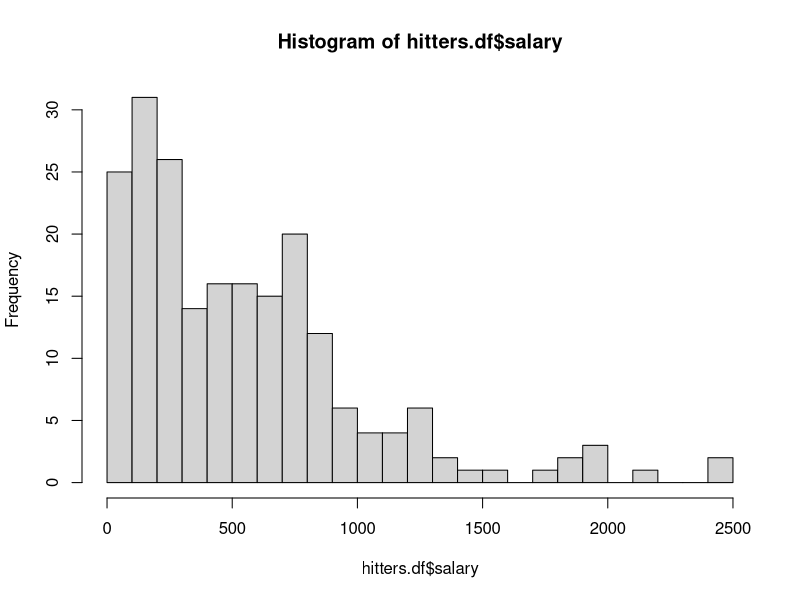
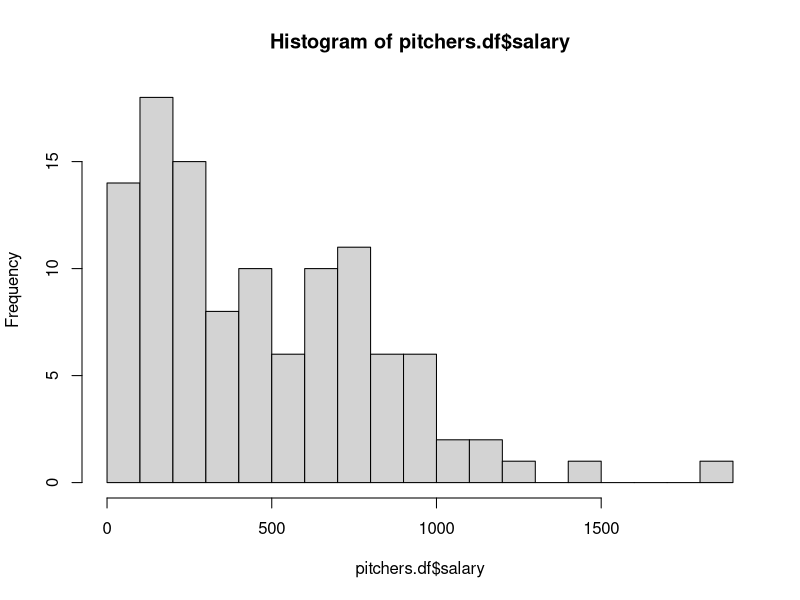

The R source for these figures, in order:
library(ggplot2)

# Read Data
hitters.df<-read.table('hitter.txt', sep="\t")
colnames(hitters.df)<-c('name','bats','hits','home_runs','runs','runs_batted','walks','years','times_at_bat',
                        'career_hits','career_home_runs','career_runs','career_runs_batted','career_walks',
                        'league_86','div_86','team_86','pos_86','put_outs','assists','errors','salary',
                        'league_87','team_87')
head(hitters.df)

pitchers.df<-read.table('pitcher.txt', sep='\t')
colnames(pitchers.df)<-c('name','team_86','league_86','wins','losses','earn_run_average','games',
                         'innings_pitched','saves','years','career_wins','career_losses',
                         'career_earn_run_average','career_games','career_innings_pitched','career_saves',
                         'salary','league_87','team_87')
head(pitchers.df)


hist(hitters.df$salary, breaks=20)
summary(hitters.df$salary)

hist(pitchers.df$salary, breaks=20)
summary(pitchers.df$salary)
